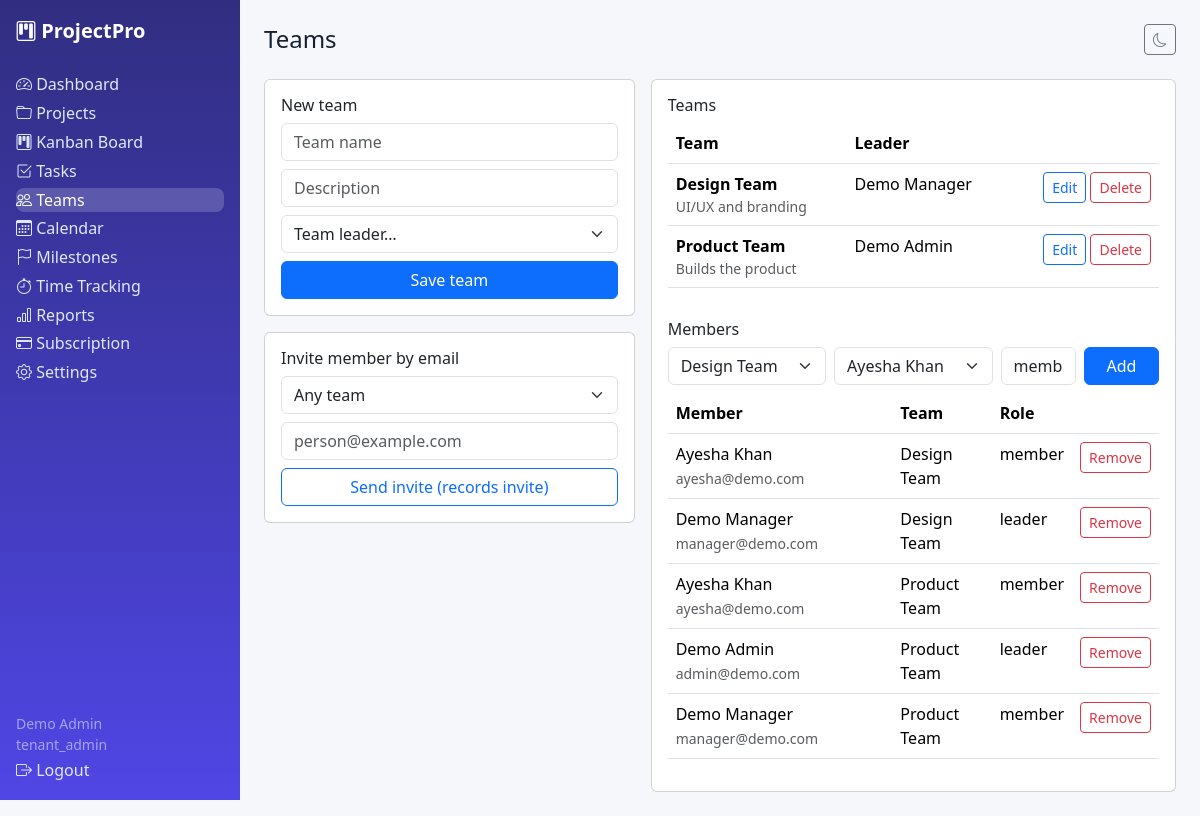
The app's page /teams.php (signed in) with its own data.
### tables this page shows
CREATE TABLE users (id INT UNSIGNED AUTO_INCREMENT PRIMARY KEY, tenant_id INT UNSIGNED NULL, name VARCHAR(120) NOT NULL, email VARCHAR(190) NOT NULL UNIQUE, password_hash VARCHAR(255) NOT NULL, role ENUM('super_admin','tenant_admin','manager','employee') NOT NULL DEFAULT 'employee', status ENUM('active','suspended') NOT NULL DEFAULT 'active', two_factor_secret VARCHAR(120) NULL, remember_token VARCHAR(64) NULL, email_verified_at DATETIME NULL, last_login_at DATETIME NULL, created_at DATETIME NOT NULL DEFAULT CURRENT_TIMESTAMP, INDEX idx_users_tenant(tenant_id), CONSTRAINT fk_users_tenant FOREIGN KEY(tenant_id) REFERENCES tenants(id) ON DELETE CASCADE);

CREATE TABLE teams (id INT UNSIGNED AUTO_INCREMENT PRIMARY KEY, tenant_id INT UNSIGNED NOT NULL, name VARCHAR(120) NOT NULL, description TEXT NULL, leader_id INT UNSIGNED NULL, created_at DATETIME NOT NULL DEFAULT CURRENT_TIMESTAMP, INDEX idx_team_tenant(tenant_id), CONSTRAINT fk_team_tenant FOREIGN KEY(tenant_id) REFERENCES tenants(id) ON DELETE CASCADE, CONSTRAINT fk_team_leader FOREIGN KEY(leader_id) REFERENCES users(id) ON DELETE SET NULL);

CREATE TABLE team_members (id INT UNSIGNED AUTO_INCREMENT PRIMARY KEY, tenant_id INT UNSIGNED NOT NULL, team_id INT UNSIGNED NOT NULL, user_id INT UNSIGNED NOT NULL, role_in_team VARCHAR(60) NOT NULL DEFAULT 'member', UNIQUE KEY uq_tm (team_id,user_id), INDEX idx_tm_tenant(tenant_id), CONSTRAINT fk_tm_tenant FOREIGN KEY(tenant_id) REFERENCES tenants(id) ON DELETE CASCADE, CONSTRAINT fk_tm_team FOREIGN KEY(team_id) REFERENCES teams(id) ON DELETE CASCADE, CONSTRAINT fk_tm_user FOREIGN KEY(user_id) REFERENCES users(id) ON DELETE CASCADE);

### includes/functions.php (called while the page is built, shortened)
<?php
function e(?string $v): string { return htmlspecialchars($v ?? '', ENT_QUOTES, 'UTF-8'); }
function current_user(): ?array { return $_SESSION['user'] ?? null; }

### teams.php (the view, shortened to what this page needs)
<?php require_once __DIR__ . '/includes/auth.php'; $user=require_role(['tenant_admin','manager','employee']); $pdo=db(); check_tenant_active($pdo); $tid=require_tenant(); $base=''; $active='teams'; $pageTitle='Teams';
$s=$pdo->prepare('SELECT t.*,u.name leader_name FROM teams t LEFT JOIN users u ON u.id=t.leader_id WHERE t.tenant_id=? ORDER BY t.id DESC'); $s->execute([$tid]); $rows=$s->fetchAll();
$s=$pdo->prepare('SELECT id,name,email FROM users WHERE tenant_id=? ORDER BY name'); $s->execute([$tid]); $users=$s->fetchAll();
$s=$pdo->prepare('SELECT m.*,u.name member_name,u.email,tm.name team_name FROM team_members m JOIN users u ON u.id=m.user_id JOIN teams tm ON tm.id=m.team_id WHERE m.tenant_id=? ORDER BY tm.name,u.name'); $s->execute([$tid]); $members=$s->fetchAll();
$s=$pdo->prepare('SELECT i.*,t.name team_name FROM invites i LEFT JOIN teams t ON t.id=i.team_id WHERE i.tenant_id=? ORDER BY i.id DESC LIMIT 10'); $s->execute([$tid]); $invites=$s->fetchAll();
$edit=null; if(!empty($_GET['edit'])){$s=$pdo->prepare('SELECT * FROM teams WHERE id=? AND tenant_id=?');$s->execute([(int)$_GET['edit'],$tid]);$edit=$s->fetch();}
include __DIR__ . '/includes/header.php'; ?>
<div class="row g-3"><div class="col-lg-5"><div class="card p-3"><h6><?= $edit?'Edit':'New' ?> team</h6><form method="post"><?= csrf_field() ?><input type="hidden" name="id" value="<?= e($edit['id']??'') ?>">
<div class="mb-2"><input class="form-control" name="name" placeholder="Team name" required value="<?= e($edit['name']??'') ?>"></div>
<div class="mb-2"><input class="form-control" name="description" placeholder="Description" value="<?= e($edit['description']??'') ?>"></div>
<div class="mb-2"><select class="form-select" name="leader_id"><option value="">Team leader…</option></select></div>
<button class="btn btn-primary w-100">Save team</button></form></div>
<div class="card p-3 mt-3"><h6>Invite member by email</h6><form method="post"><?= csrf_field() ?><input type="hidden" name="action" value="invite">
<div class="mb-2"><select class="form-select" name="team_id"><option value="">Any team</option><?php foreach($rows as $t): ?><option value="<?= $t['id'] ?>"><?= e($t['name']) ?></option><?php endforeach; ?></select></div>
<div class="mb-2"><input class="form-control" type="email" name="email" placeholder="person@example.com" required></div><button class="btn btn-outline-primary w-100">Send invite (records invite)</button></form>
<?php foreach($invites as $i): ?><div class="small border-bottom py-1"><?= e($i['email']) ?> · <?= e($i['team_name']??'—') ?> · <?= e($i['status']) ?></div><?php endforeach; ?></div></div>
<div class="col-lg-7"><div class="card p-3"><h6>Teams</h6><table class="table"><tr><th>Team</th><th>Leader</th><th></th></tr><?php foreach($rows as $r): ?><tr><td><strong><?= e($r['name']) ?></strong><div class="small text-muted"><?= e($r['description']??'') ?></div></td><td><?= e($r['leader_name']??'—') ?></td>
<td class="text-end text-nowrap"><a class="btn btn-sm btn-outline-primary" href="?edit=<?= $r['id'] ?>">Edit</a> <form method="post" class="d-inline"><button class="btn btn-sm btn-outline-danger" data-confirm="Delete team?">Delete</button></form></td></tr><?php endforeach; ?></table>
<h6 class="mt-3">Members</h6><form class="row g-2 mb-2" method="post"><?= csrf_field() ?><input type="hidden" name="action" value="add_member">
<div class="col-md-4"><select class="form-select" name="team_id" required><?php foreach($rows as $t): ?><option value="<?= $t['id'] ?>"><?= e($t['name']) ?></option><?php endforeach; ?></select></div>
<div class="col-md-4"><select class="form-select" name="user_id" required><?php foreach($users as $u): ?><option value="<?= $u['id'] ?>"><?= e($u['name']) ?></option><?php endforeach; ?></select></div>
<div class="col-md-2"><input class="form-control" name="role_in_team" value="member"></div><div class="col-md-2"><button class="btn btn-primary w-100">Add</button></div></form>
<table class="table"><tr><th>Member</th><th>Team</th><th>Role</th><th></th></tr><?php foreach($members as $m): ?><tr><td><?= e($m['member_name']) ?> <span class="text-muted small"><?= e($m['email']) ?></span></td><td><?= e($m['team_name']) ?></td><td><?= e($m['role_in_team']) ?></td>
<td><form method="post"><button class="btn btn-sm btn-outline-danger">Remove</button></form></td></tr><?php endforeach; ?></table></div></div></div>
<?php include __DIR__ . '/includes/footer.php'; ?>

### includes/sidebar.php
<?php $b = $base ?? ''; ?>
<nav class="sidebar d-flex flex-column p-3">
  <a class="brand text-white text-decoration-none fs-5 fw-bold mb-4" href="<?= $b ?>dashboard.php"><i class="bi bi-kanban"></i> ProjectPro</a>
  <?php foreach([['dashboard','dashboard.php','bi-speedometer2','Dashboard'],['projects','projects.php','bi-folder','Projects'],['board','board.php','bi-kanban','Kanban Board'],['tasks','tasks.php','bi-check2-square','Tasks'],['teams','teams.php','bi-people','Teams'],['calendar','calendar.php','bi-calendar3','Calendar'],['milestones','milestones.php','bi-flag','Milestones'],['timelogs','timelogs.php','bi-stopwatch','Time Tracking'],['reports','reports.php','bi-bar-chart','Reports'],['subscription','subscription.php','bi-credit-card','Subscription'],['settings','settings.php','bi-gear','Settings']] as [$k,$f,$i,$l]): ?>
  <a class="nav-link <?= ($active??'')===$k?'active':'' ?>" href="<?= $b ?><?= $f ?>"><i class="bi <?= $i ?>"></i> <?= $l ?></a><?php endforeach; ?>
  <div class="mt-auto small text-white-50"><?= e(current_user()['name'] ?? '') ?><br><?= e(current_user()['role'] ?? '') ?></div>
  <a class="nav-link" href="<?= $b ?>auth/logout.php"><i class="bi bi-box-arrow-right"></i> Logout</a>
</nav>

### assets/css/style.css (style rules this page uses)
:root { --brand:#4f46e5;--bg:#f6f7fb;--card:#fff;--text:#172033 }
body { background:var(--bg);color:var(--text);font-family:system-ui,-apple-system,"Segoe UI",Roboto,sans-serif }
.sidebar { width:240px;background:linear-gradient(180deg,#312e81,#4f46e5);position:sticky;top:0;height:100vh }
.sidebar .nav-link { color:#e0e7ff;border-radius:.5rem;margin:.15rem 0 }
.sidebar .nav-link:hover,.sidebar .nav-link.active { background:rgba(255,255,255,.18);color:#fff }

### records on screen
users: name "Demo Admin"
teams: name "Design Team", description "UI/UX and branding", leader.name "Demo Manager"
teams: name "Product Team", description "Builds the product", leader.name "Demo Admin"
team_members: user.name "Ayesha Khan", user.email "ayesha@demo.com", team.name "Design Team", role_in_team "member"
team_members: user.name "Demo Manager", user.email "manager@demo.com", team.name "Design Team", role_in_team "leader"
team_members: user.name "Ayesha Khan", user.email "ayesha@demo.com", team.name "Product Team", role_in_team "member"
team_members: user.name "Demo Admin", user.email "admin@demo.com", team.name "Product Team", role_in_team "leader"
team_members: user.name "Demo Manager", user.email "manager@demo.com", team.name "Product Team", role_in_team "member"

### other values on screen
$l "Dashboard"
$l "Projects"
$l "Kanban Board"
$l "Tasks"
$l "Teams"
$l "Calendar"
$l "Milestones"
$l "Time Tracking"
$l "Reports"
$l "Subscription"
$l "Settings"
current_user()['role'] "tenant_admin"
$pageTitle "Teams"
form field team_id "Design Team"
form field user_id "Ayesha Khan"
